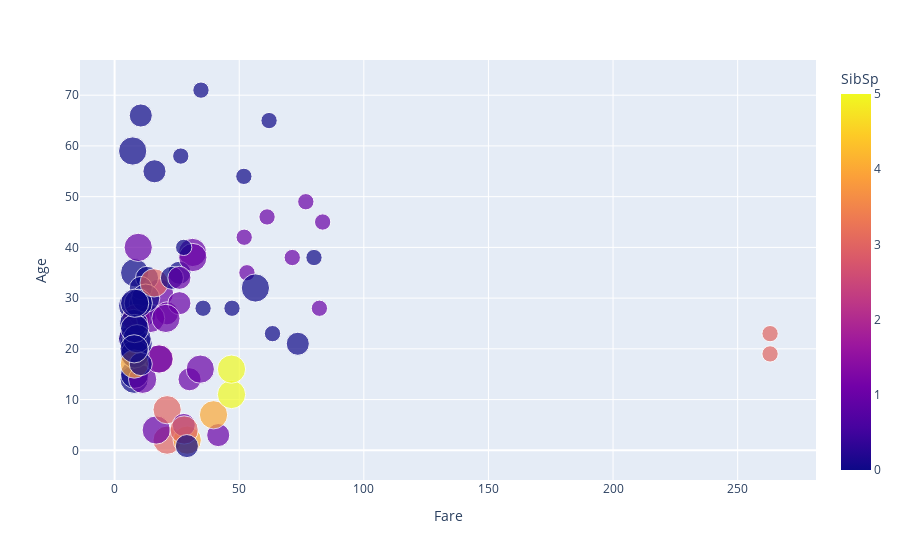

Write notebook code for a chart like this one.
### Markdown cell above
## Plotly

- This library is ideal for interactive graphs making it easier for users to disect data points. 
- It can also create similar charts as Matplotlib and Seaborn such as line plots, scatter plots, area charts, bar charts, etc. 

- Plotly Express is one of the easiest functions to use requiring less code to execute.
- For more information on Plotly Express, feel free to visit this website: https://plotly.com/python/plotly-express/#overview

### Code cell
#Creating a scatterplot of Age, Fare, Pclass, Survived
fig = px.scatter(data[:100],
          x='Fare',
          y='Age',
          color='SibSp',
          size='Pclass')

fig.show()

### Figure 1 — Plotly figure (JSON) as saved in the notebook; plotly's stock layout.template omitted (floating-point values rounded to 4 significant figures)
{"data": [{"hovertemplate": "Fare=%{x}<br>Age=%{y}<br>Pclass=%{marker.size}<br>SibSp=%{marker.color}<extra></extra>", "legendgroup": "", "marker": {"color": [1, 1, 0, 1, 0, 0, 0, 3, 0, 1, 1, 0, 0, 1, 0, 0, 4, 0, 1, 0, 0, 0, 0, 0, 3, 1, 0, 3, 0, 0, 0, 1, 0, 0, 1, 1, 0, 0, 2, 1, 1, 1, 0, 1, 0, 0, 1, 0, 2, 1, 4, 0, 1, 1, 0, 0, 0, 0, 1, 5, 0, 0, 1, 3, 0, 1, 0, 0, 4, 2, 0, 5, 0, 1, 0, 0, 0, 0, 0, 0, 0, 0, 0, 0, 0, 3, 1, 0, 3, 0, 0, 0, 1, 1, 0, 0, 0, 0, 0, 1], "coloraxis": "coloraxis", "size": [3, 1, 3, 1, 3, 3, 1, 3, 3, 2, 3, 1, 3, 3, 3, 2, 3, 2, 3, 3, 2, 2, 3, 1, 3, 3, 3, 1, 3, 3, 1, 1, 3, 2, 1, 1, 3, 3, 3, 3, 3, 2, 3, 2, 3, 3, 3, 3, 3, 3, 3, 3, 1, 2, 1, 1, 2, 3, 2, 3, 3, 1, 1, 3, 1, 3, 2, 3, 3, 3, 2, 3, 2, 3, 3, 3, 3, 3, 2, 3, 3, 3, 3, 1, 2, 3, 3, 3, 1, 3, 3, 3, 1, 3, 3, 3, 1, 1, 2, 2], "sizemode": "area", "sizeref": 0.0075, "symbol": "circle"}, "mode": "markers", "name": "", "orientation": "v", "showlegend": false, "type": "scatter", "x": [7.25, 71.28, 7.925, 53.1, 8.05, 8.458, 51.86, 21.07, 11.13, 30.07, 16.7, 26.55, 8.05, 31.27, 7.854, 16, 29.12, 13, 18, 7.225, 26, 13, 8.029, 35.5, 21.07, 31.39, 7.225, 263, 7.879, 7.896, 27.72, 146.5, 7.75, 10.5, 82.17, 52, 7.229, 8.05, 18, 11.24, 9.475, 21, 7.896, 41.58, 7.879, 8.05, 15.5, 7.75, 21.68, 17.8, 39.69, 7.8, 76.73, 26, 61.98, 35.5, 10.5, 7.229, 27.75, 46.9, 7.229, 80, 83.47, 27.9, 27.72, 15.25, 10.5, 8.158, 7.925, 8.662, 10.5, 46.9, 73.5, 14.45, 56.5, 7.65, 7.896, 8.05, 29, 12.47, 9, 9.5, 7.787, 47.1, 10.5, 15.85, 34.38, 8.05, 263, 8.05, 8.05, 7.854, 61.17, 20.57, 7.25, 8.05, 34.65, 63.36, 23, 26], "xaxis": "x", "y": [22, 38, 26, 35, 35, null, 54, 2, 27, 14, 4, 58, 20, 39, 14, 55, 2, null, 31, null, 35, 34, 15, 28, 8, 38, null, 19, null, null, 40, null, null, 66, 28, 42, null, 21, 18, 14, 40, 27, null, 3, 19, null, null, null, null, 18, 7, 21, 49, 29, 65, null, 21, 28.5, 5, 11, 22, 38, 45, 4, null, null, 29, 19, 17, 26, 32, 16, 21, 26, 32, 25, null, null, 0.83, 30, 22, 29, null, 28, 17, 33, 16, null, 23, 24, 29, 20, 46, 26, 59, null, 71, 23, 34, 34], "yaxis": "y"}], "layout": {"coloraxis": {"colorbar": {"title": {"text": "SibSp"}}, "colorscale": [[0, "#0d0887"], [0.1111, "#46039f"], [0.2222, "#7201a8"], [0.3333, "#9c179e"], [0.4444, "#bd3786"], [0.5556, "#d8576b"], [0.6667, "#ed7953"], [0.7778, "#fb9f3a"], [0.8889, "#fdca26"], [1, "#f0f921"]]}, "legend": {"itemsizing": "constant", "tracegroupgap": 0}, "margin": {"t": 60}, "xaxis": {"anchor": "y", "domain": [0, 1], "title": {"text": "Fare"}}, "yaxis": {"anchor": "x", "domain": [0, 1], "title": {"text": "Age"}}}}
